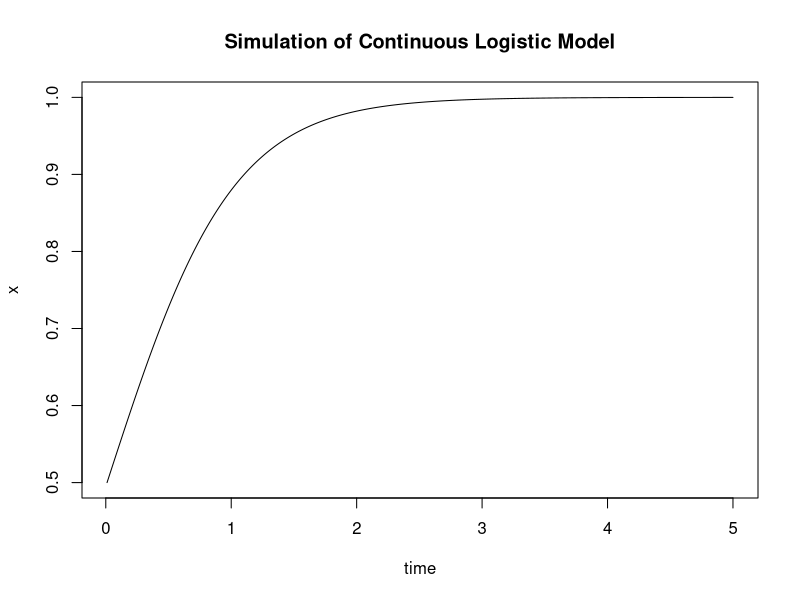

Here is the R script that generated this plot:
# alterable parameters
x0 = 0.5
r = 2
T = 5
dt = 0.01
num_iterations = T / dt

x = numeric(num_iterations)
x[1] = x0

for(i in 2:num_iterations) 
{
  x[i] = x[i-1] + (r * x[i-1] * (1 - x[i-1])) * dt
}

time = seq(from = dt, to = T, by = dt)
plot(time, x, main = "Simulation of Continuous Logistic Model", type = "l")